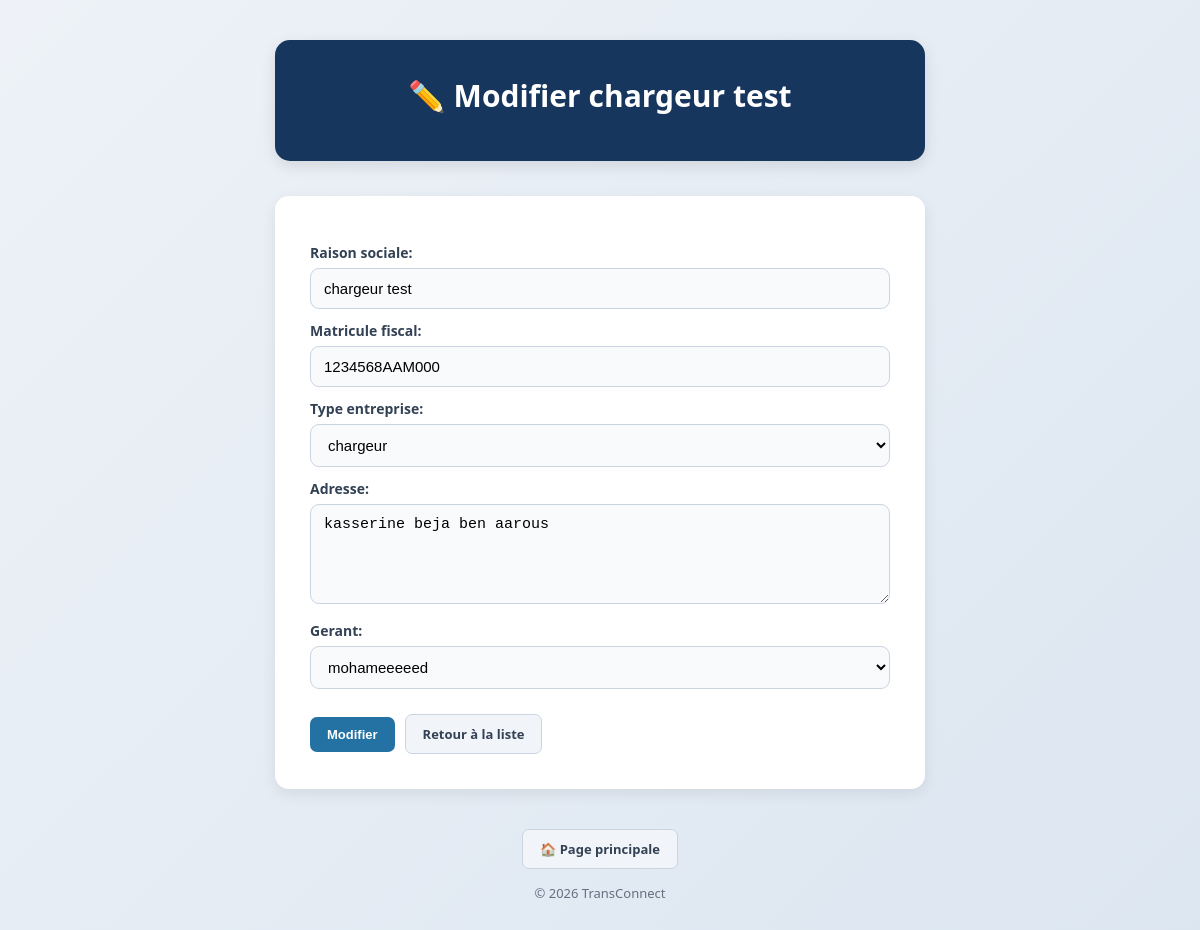
/entreprise/update_class/2/, run on the app's committed database.
### EntrepriseApp/models.py (models this page shows)
class Entreprise(models.Model):
    raison_sociale=models.CharField()
    matricule_fiscal=models.CharField(max_length=17,unique=True,validators=[matrcule_fiscalee])# char[17] «unique»
    type_entreprise=models.CharField(choices=[("chargeur","chargeur"),
                                              ("transporteur","transporteur")]) #choice
    adresse=models.TextField(validators=[
         MinLengthValidator(20,"lenght doit sup 20"),
         MaxLengthValidator(300,"laddr doit inf 300")
    ])# text
    created_at=models.DateTimeField(auto_now_add=True)# datetime
    updated_at=models.DateTimeField(auto_now=True)# datetime
    gerant=models.OneToOneField(Utilisateur,
                              on_delete=models.CASCADE,
                              related_name="entrprise")
    def __str__(self):
            return self.raison_sociale

### EntrepriseApp/views.py (the view)
# urls.py: path("update_class/<int:pk>/", Entreprise_update.as_view(), name="update_class"),
class Entreprise_update(UpdateView):
    model = Entreprise
    form_class = EntrepriseForm
    template_name = "entreprise/form.html"
    success_url = reverse_lazy("entreprise:liste_class")

### EntrepriseApp/forms.py
class EntrepriseForm(forms.ModelForm):
    class Meta:
        model = Entreprise
        exclude = [
            "created_at",
            "updated_at",
        ]
        widgets = {"adresse": forms.Textarea(attrs={"rows": 3})}

### EntrepriseApp/models.py (called while the page is built)
   def __str__(self):
           return self.username

### templates/entreprise/form.html (shortened to what this page needs)
{% extends "base_app.html" %}
{% block container_class %}narrow{% endblock %}
{% block header %}{% if object %}✏️ Modifier {{ object }}{% else %}➕ Ajouter entreprise{% endif %}{% endblock %}
{% block content %}
<div class="box">
    <form method="post">
        {{ form.as_p }}
        <div class="actions">
            <button type="submit">{% if object %}Modifier{% else %}Enregistrer{% endif %}</button>
            <a class="btn light" href="{% url 'entreprise:liste_class' %}">Retour à la liste</a>
        </div>
    </form>
</div>
{% endblock %}

### templates/base_app.html (style rules this page uses)
* { margin: 0; padding: 0; box-sizing: border-box; }
body { font-family: 'Segoe UI', Arial, sans-serif; background: linear-gradient(135deg, #eef2f7, #dce6f1); min-height: 100vh; color: #263238; padding: 40px 20px; }
.actions { display: flex; gap: 10px; align-items: center; flex-wrap: wrap; }
.btn, button { display: inline-block; background: #2471a3; color: white; padding: 10px 17px; border: none; border-radius: 7px; text-decoration: none; font-size: 13px; font-weight: bold; cursor: pointer; transition: 0.3s; }
.btn.light { background: #f1f5f9; color: #334155; border: 1px solid #cbd5e1; }
.box { background: white; padding: 35px; border-radius: 14px; box-shadow: 0 5px 15px rgba(0,0,0,0.08); }
.box p { margin: 12px 0; }
.box .actions { margin-top: 25px; }
form p { margin-bottom: 18px; }
label { display: block; font-weight: 600; color: #334155; margin-bottom: 6px; font-size: 14px; }
input, select, textarea { width: 100%; padding: 11px 13px; border: 1px solid #cbd5e1; border-radius: 9px; font-size: 15px; background: #f8fafc; }
textarea { min-height: 100px; resize: vertical; }

### data on the page
Entreprise: raison_sociale "chargeur test", matricule_fiscal "1234568AAM000", type_entreprise "chargeur", adresse "kasserine beja ben aarous", gerant "mohameeeeed"
